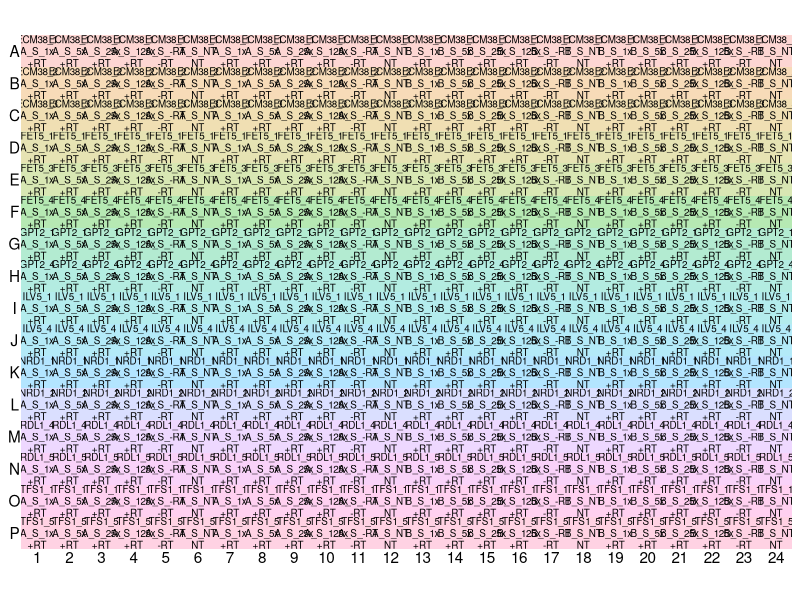
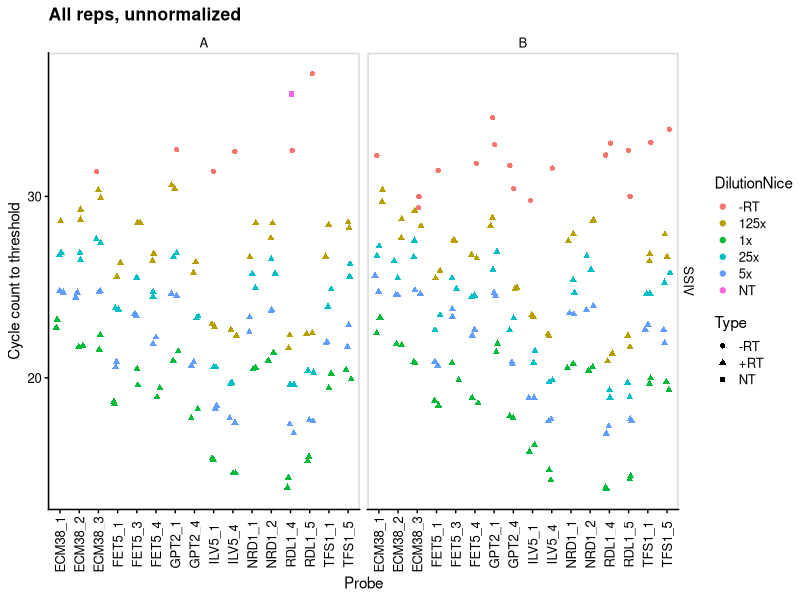
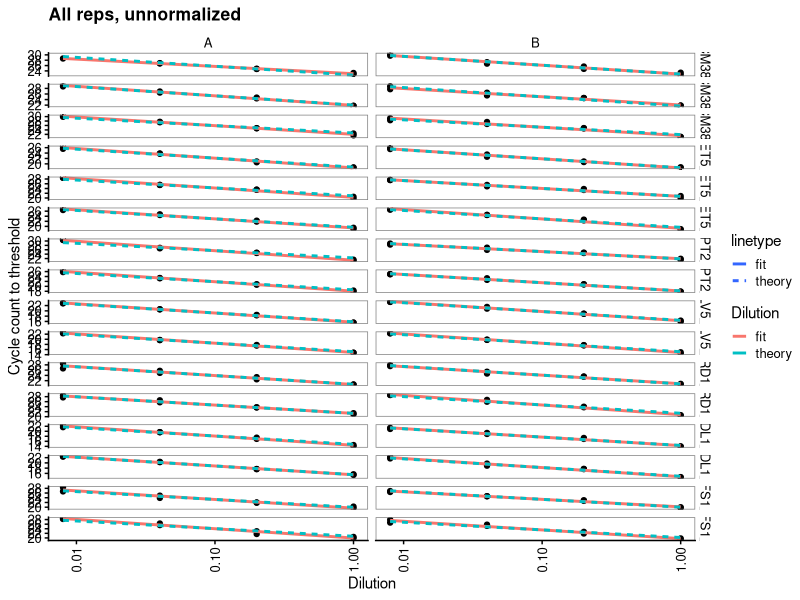
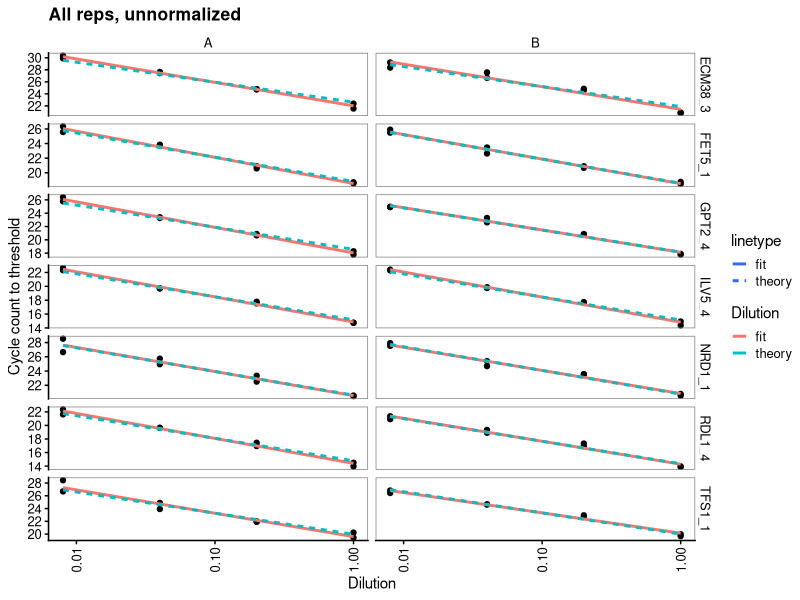

R code for these plots, in order: (Note: this script raises an error after producing the figures.)
## ---- chunk 1

## knitr options for report generation
knitr::opts_chunk$set(warning=FALSE,message=FALSE,echo=FALSE,cache=FALSE,
                      results="show")


## data processing options, packages, functions
options(stringsAsFactors=FALSE)  # load character strings as strings

library(reshape2) # data manipulation
library(tidyverse)
# 
library(readxl) # read excel spreadsheets

library(ggplot2) # plot graphs
library(cowplot) # extensions and nice defaults

 # set default theme for graphics
theme_set(theme_cowplot(font_size=11) %+replace% 
              theme(panel.border=element_rect(colour = "grey50",
                                            linetype = "solid",size=0.5),
                    strip.background = element_blank()))


scale_y_log2nice <- function(name=waiver(),omag=seq(-6,6),scilabels=FALSE,...) {
    # plot y axis on log2-scale with nice defaults
    breaks2 <- 2^omag
    if (scilabels) {
        labels2 <- paste("2^{",omag,"}",sep="")
    } else {
        labels2 <- breaks2
    }
    scale_y_log10(name,breaks=breaks2,labels=parse(text=labels2),...)
}

scale_y_log10nice <- function(name=waiver(),omag=seq(-6,6),scilabels=FALSE,...) {
    # plot y axis on log10-scale with nice defaults
    breaks10 <- 10^omag
    if (scilabels) {
        labels10 <- paste("10^{",omag,"}",sep="")
    } else {
        labels10 <- breaks10
    }
    scale_y_log10(name,breaks=breaks10,labels=parse(text=labels10),...)
}
## ---- chunk 2

create.blank.plate <- function(WellR=LETTERS[1:16],WellC=1:24) {
    ## create blank plate data frame
    plate <- expand.grid(WellR=WellR,WellC=WellC)
    plate$Well   <- with(plate,paste0(WellR,WellC))
    # plate$Sample <- NA
    # plate$Probe  <- NA
    return(plate)
}

label.plate.rowcol <- function(plate,rowkey=NULL,colkey=NULL) {
    ## label a plate by row and column keys
    if (!is.null(colkey)) {
        plate <- merge(plate,colkey,by="WellC")
    }
    if (!is.null(rowkey)) {
        plate <- merge(plate,rowkey,by="WellR")
    }
    return(plate[order(plate$WellR,plate$WellC),])
}

display_plate <- function(plate) {
    ggplot(data=plate,aes(x=factor(WellC),
                          y=factor(WellR,levels=rev(LETTERS)))) +
        geom_tile(aes(fill=Probe),alpha=0.3) +
        geom_text(aes(label=paste(Probe,Sample,Type,sep="\n")),size=2.5,lineheight=1) +
        scale_x_discrete(expand=c(0,0)) +
        scale_y_discrete(expand=c(0,0)) +
        coord_equal() +
        theme_void() + 
        theme(axis.text=element_text(angle=0),
              panel.grid.major=element_blank(),
              legend.position="none",
              plot.margin=unit(rep(0.01,4),"npc"),
              panel.border = element_blank())
}


getNormCt <- function(df,mycolumn="Ct",normProbes="ALG9",probename="Probe") {
    ### function to take data frame and attach a column to normalize things by.
    
    # make subset of df where gene is one of normGenes
    subdf <- df[df[[probename]] %in% normProbes,]
    
    # assign median of mycolumn to df$normct
    # note this is the same value for every row, a waste of space technically
    df$norm.by <- median(subdf[[mycolumn]],na.rm=TRUE)
    return(df)
}


normalizeqPCR <- function(df,mycolumn="Ct",normProbes="ALG9",probename="Probe") {
    # make normed count, grouped by Sample (biological rep)
    dfout <- 
        group_by(df,Sample) %>% # group by Sample
        do(getNormCt(.,mycolumn,normProbes,probename)) %>%      # get norm value for each Sample
        ungroup()                 # combine/ungroup again
    
    # Assign normalized values by dividing by normby
    dfout$Value.norm <- dfout[[mycolumn]] - dfout$norm.by
    dfout$Value.normexp <- 2^-dfout$Value.norm
                             
    return(dfout)
}

debaseline <- function(plateamp,maxcycle=10) {
    baseline <- 
        plateamp %>%
        group_by(Well) %>%
        filter(Program == 2, Cycle <= maxcycle) %>%
        summarize(Base = median(Fluor))
    plateamp %>% 
        left_join(baseline) %>%
        mutate(Signal=Fluor-Base)
        
}

getdRdT <- function(TT,RR,method=c("spline","diff"),...) {
    if (method == "diff") {
       return( -c(diff(RR)/diff(TT),NA) )
    } else if (method == "spline") {
        fit <- smooth.spline(x = TT, y=RR,...)
        return(-1 * predict(object = fit, x = TT, deriv = 1)$y )
    }
}

demelt <- function(platemelt) {
    platemelt %>%
        arrange(Well,Temperature) %>%
        group_by(Well) %>%
        mutate(dRdT=getdRdT(Temperature,Signal)) %>%
        ungroup()
}

## ---- chunk 3
Names <- c("ECM38","FET5","GPT2","ILV5","NRD1","RDL1","TFS1")
Targets  <- c("YLR299W","YFL041W","YKR067W","YLR355C","YNL251C","YOR285W","YLR178C")
Namesrep <- c(rep(Names[1:2],each=3),rep(Names[3:7],each=2))
Probes <- paste(Namesrep,
                c(1,2,3,1,3,4,1,4,1,4,1,2,4,5,1,5),sep="_")

Probelevels <- Probes


rowkey <- data.frame(WellR=LETTERS[1:16],
                     Names=Namesrep,
                     # Targets=rep(Targets,each=2),
                     Probe=Probes
)

colkey <- data.frame(WellC=1:24,
                     Dilution=rep(c(1,1/5,1/25,1/125,1,1)),
                     DilutionNice=rep(c("1x","5x","25x","125x","-RT","NT")),
                     Type=c(rep("+RT",4),"-RT","NT"),
                     BioRep=rep(c("A","B"),each=12),
                     TechRep = rep(c("A","B"),each=6),
                     RT="SSIV")

plate1plan <- 
    label.plate.rowcol(
        create.blank.plate(),
        rowkey,colkey) %>%
    mutate(Sample=paste(BioRep,str_sub(RT,end=1L),DilutionNice,sep="_"))


## ---- chunk 4
display_plate(plate1plan) 

## ---- chunk 5

# read my plates

plates <- read_tsv("../data/Edward qPCR Nrd1 calibration 2019-02-02 Ct.txt",
                       skip=1) %>%
    mutate(Well=Pos,Ct=Cp) %>%
    right_join(plate1plan)

## ---- chunk 6
plates

summary(plates)
## ---- chunk 7

ggplot(data=plates) +
    geom_point(aes(x=Probe,y=Ct,colour=DilutionNice,shape=Type),
               position=position_jitter(width = 0.2,height=0)) +
    labs(y="Cycle count to threshold",
         title="All reps, unnormalized") +
    facet_grid(RT~BioRep) +
    panel_border() +
    theme(axis.text.x=element_text(angle=90,vjust=0.5))
## ---- chunk 8
ggplot(data=filter(plates,Type=="+RT"),aes(x=Dilution,y=Ct)) +
    geom_point() +
    stat_smooth(formula=y~x,method="lm",se=FALSE,
                aes(colour="fit",linetype="fit")) + 
    stat_smooth(formula=y~1+offset(-x*log(10)/log(2)),method="lm",se=FALSE,
                aes(colour="theory",linetype="theory")) + 
    scale_x_log10(breaks=10^-(0:3)) +
    scale_y_continuous(breaks=seq(0,30,2)) + 
    labs(y="Cycle count to threshold",
         title="All reps, unnormalized",
         colour="Dilution") +
    facet_grid(Probe~BioRep,scales="free_y") + 
    theme(axis.text.x=element_text(angle=90,vjust=0.5))
## ---- chunk 9
Probesnice <- c("ECM38_3","FET5_1","GPT2_4","ILV5_4","NRD1_1","RDL1_4","TFS1_1")

ggplot(data=filter(plates,Type=="+RT",Probe %in% Probesnice),
       aes(x=Dilution,y=Ct)) +
    geom_point() +
    stat_smooth(formula=y~x,method="lm",se=FALSE,
                aes(colour="fit",linetype="fit")) + 
    stat_smooth(formula=y~1+offset(-x*log(10)/log(2)),method="lm",se=FALSE,
                aes(colour="theory",linetype="theory")) + 
    scale_x_log10(breaks=10^-(0:3)) +
    scale_y_continuous(breaks=seq(0,30,2)) + 
    labs(y="Cycle count to threshold",
         title="All reps, unnormalized",
         colour="Dilution") +
    facet_grid(Probe~BioRep,scales="free_y") + 
    theme(axis.text.x=element_text(angle=90,vjust=0.5))
## ---- chunk 10

plate1curve <- read_tsv("../data/Edward qPCR Nrd1 calibration 2019-02-02.txt",
                       skip=2,
                        col_names=c("Well","SID","Program","Segment",
                                    "Cycle","Time","Temperature","Fluor") 
                      ) %>%
    debaseline() %>%
    left_join(plate1plan) 


platesamp  <- plate1curve %>% filter(Program == 2)

platesmelt <- plate1curve %>% filter(Program > 2) %>% demelt() %>% filter(Temperature >= 61)

## ---- chunk 11
ggplot(data=platesamp %>% filter(Well=="A1"),
       aes(x=Cycle,y=Signal)) + 
    geom_line() + 
    scale_y_log10()
## ---- chunk 12
plate1plan %>% 
           filter(TechRep=="A",Probe==Probes[1],DilutionNice=="1x")

plate1plan %>% 
           filter(TechRep=="B",Probe==Probes[1],DilutionNice=="1x")
## ---- chunk 13
ggplot(data=platesamp %>% 
           filter(TechRep=="A"),
       aes(x=Cycle,y=Signal,colour=factor(Dilution),linetype=Type)) + 
    facet_grid(Probe~RT+BioRep,scales="free_y") + 
    scale_linetype_manual(values=c("+RT"="solid","-RT"="dashed","NT"="dotted")) + 
    geom_line() +
    scale_x_continuous(breaks=seq(60,100,10),minor_breaks=seq(60,100,5)) + 
    labs(title="All Amp Curves, TechRep A") 

ggplot(data=platesamp %>% 
           filter(TechRep=="B"),
       aes(x=Cycle,y=Signal,colour=factor(Dilution),linetype=Type)) + 
    facet_grid(Probe~RT+BioRep,scales="free_y") + 
    scale_linetype_manual(values=c("+RT"="solid","-RT"="dashed","NT"="dotted")) + 
    geom_line() +
    scale_x_continuous(breaks=seq(60,100,10),minor_breaks=seq(60,100,5)) + 
    labs(title="All Amp Curves, TechRep B") 

## ---- chunk 14
ggplot(data=platesmelt %>% 
           filter(TechRep=="A"),
       aes(x=Temperature,y=dRdT,colour=factor(Dilution),linetype=Type)) + 
    facet_grid(Probe~RT+BioRep,scales="free_y") + 
    scale_linetype_manual(values=c("+RT"="solid","-RT"="dashed","NT"="dotted")) + 
    geom_line() +
    scale_x_continuous(breaks=seq(60,100,10),minor_breaks=seq(60,100,5)) + 
    labs(title="All Melt Curves, TechRep A") 

ggplot(data=platesmelt %>% 
           filter(TechRep=="B"),
       aes(x=Temperature,y=dRdT,colour=factor(Dilution),linetype=Type)) + 
    facet_grid(Probe~BioRep,scales="free_y") + 
    scale_linetype_manual(values=c("+RT"="solid","-RT"="dashed","NT"="dotted")) + 
    geom_line() +
    scale_x_continuous(breaks=seq(60,100,10),minor_breaks=seq(60,100,5)) + 
    labs(title="All Melt Curves, TechRep B") 

## ---- chunk 15
ggplot(data=platesmelt %>% 
           filter(TechRep=="A",Type=="+RT"),
       aes(x=Temperature,y=dRdT,colour=factor(Dilution))) + 
    facet_grid(Probe~BioRep,scales="free_y") + 
    geom_line() +
    scale_x_continuous(breaks=seq(60,100,5),minor_breaks=seq(60,100,1),
                       limits=c(73,87)) + 
    labs(title="Melt curves, zoomed, Superscript, TechRep A") +
    theme(panel.grid.major.x=element_line(colour="grey50",size=0.4),
          panel.grid.minor.x=element_line(colour="grey70",size=0.1))

ggplot(data=platesmelt %>% 
           filter(TechRep=="B",Type=="+RT",RT=="SSIV"),
       aes(x=Temperature,y=dRdT,colour=factor(Dilution))) + 
    facet_grid(Probe~RT+BioRep,scales="free_y") + 
    geom_line() +
    scale_x_continuous(breaks=seq(60,100,5),minor_breaks=seq(60,100,1),
                       limits=c(73,87)) + 
    labs(title="Melt curves, zoomed, Superscript, TechRep B") +
    theme(panel.grid.major.x=element_line(colour="grey50",size=0.4),
          panel.grid.minor.x=element_line(colour="grey70",size=0.1))

## ---- chunk 16
Probesnice <- c("ECM38_3","FET5_1","GPT2_4","ILV5_4","NRD1_1","RDL1_4","TFS1_1")
ggplot(data=platesmelt %>% 
           filter(TechRep=="A",Type=="+RT",DilutionNice=="1x",
                  Probe %in% Probesnice),
       aes(x=Temperature,y=dRdT,colour=BioRep)) + 
    facet_grid(Probe~.,scales="free_y") + 
    geom_line() +
    scale_x_continuous(breaks=seq(60,100,5),minor_breaks=seq(60,100,1),
                       limits=c(73,87)) + 
    labs(title="Melt curves, zoomed, Nice probes, TechRep A") +
    theme(panel.grid.major.x=element_line(colour="grey50",size=0.4),
          panel.grid.minor.x=element_line(colour="grey70",size=0.1))
